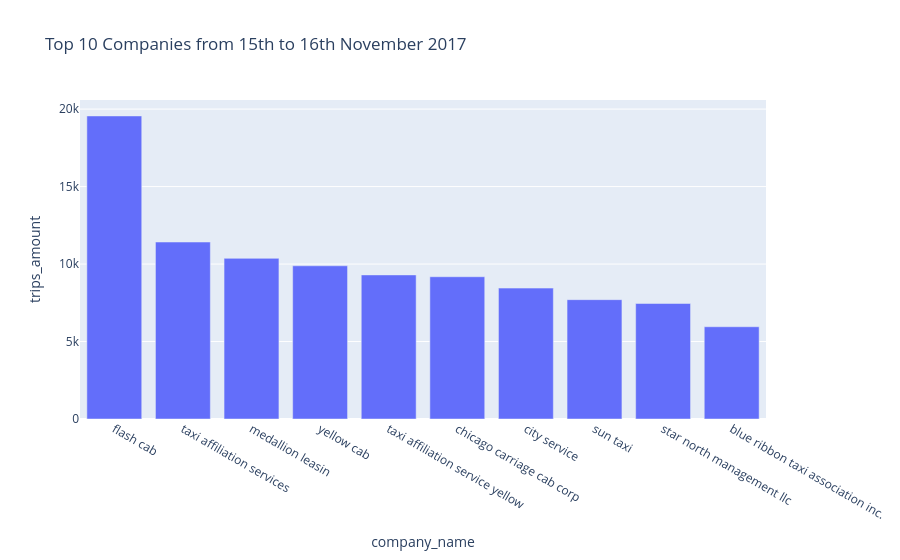

The notebook cell saved with this chart:
### Code cell
fig = px.bar(company_count_df.head(10),
             x='company_name',
             y='trips_amount',
             title='Top 10 Companies from 15th to 16th November 2017'
)

fig.show()

### Figure 1 — Plotly figure (JSON) as saved in the notebook; plotly's stock layout.template omitted (floating-point values rounded to 4 significant figures)
{"data": [{"hovertemplate": "company_name=%{x}<br>trips_amount=%{y}<extra></extra>", "legendgroup": "", "marker": {"color": "#636efa", "pattern": {"shape": ""}}, "name": "", "orientation": "v", "showlegend": false, "textposition": "auto", "type": "bar", "x": ["flash cab", "taxi affiliation services", "medallion leasin", "yellow cab", "taxi affiliation service yellow", "chicago carriage cab corp", "city service", "sun taxi", "star north management llc", "blue ribbon taxi association inc."], "xaxis": "x", "y": [19558, 11422, 10367, 9888, 9299, 9181, 8448, 7701, 7455, 5953], "yaxis": "y"}], "layout": {"barmode": "relative", "legend": {"tracegroupgap": 0}, "title": {"text": "Top 10 Companies from 15th to 16th November 2017"}, "xaxis": {"anchor": "y", "domain": [0, 1], "title": {"text": "company_name"}}, "yaxis": {"anchor": "x", "domain": [0, 1], "title": {"text": "trips_amount"}}}}
